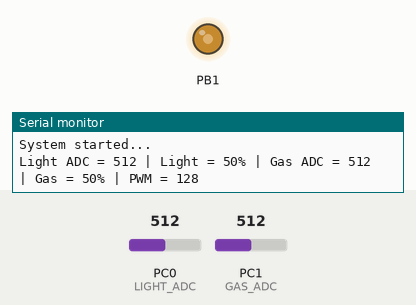
Bench run of a program on a simulated ATmega328P, built with avr-gcc and emulated at 16 MHz (the files do not name the chip). On the bench: output pins drawn as LEDs (lit = HIGH), the last lines printed to the serial monitor. Inputs (shaded band) come from the test bench; at power-on: PC1 (GAS_ADC) = 512, PC0 (LIGHT_ADC) = 512.

Above: at 1.2 s.
1.3 s: PC1 (GAS_ADC) set to 716
At 1.7 s:
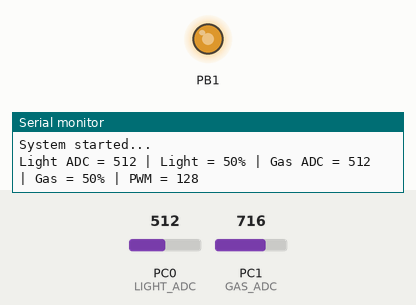
2.8 s: PC1 (GAS_ADC) set to 900
At 3.5 s:
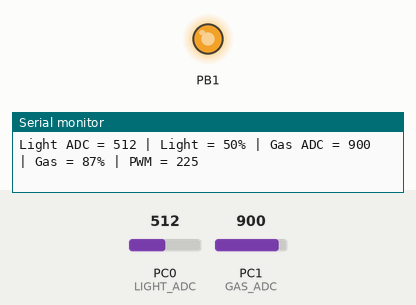
4.3 s: PC1 (GAS_ADC) set to 122
At 5.1 s:
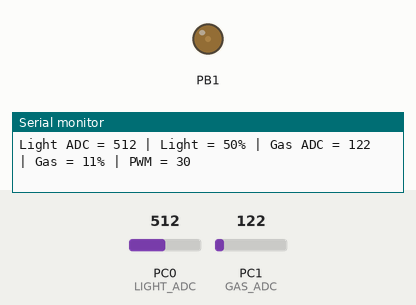
5.8 s: PC1 (GAS_ADC) set to 0
At 6.3 s:
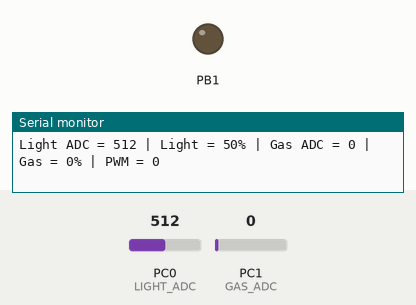
Timing chart, 0 to 8.3 s (numbered marks = the images above; inputs shaded):
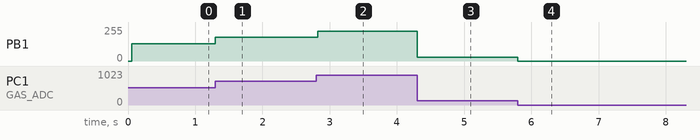

The program:

main.cpp
```cpp
#define F_CPU 16000000UL

#include <avr/io.h>
#include <avr/interrupt.h>
#include <stdint.h>
#include <stdio.h>

#define LIGHT_ADC 0
#define GAS_ADC   1

volatile uint8_t f10 = 0;
volatile uint8_t f20 = 0;
volatile uint8_t f100 = 0;
volatile uint8_t f1000 = 0;

volatile uint16_t light_adc = 0;
volatile uint16_t gas_adc = 0;

uint16_t light = 0;
uint16_t gas = 0;
uint8_t light_pct = 0;
uint8_t gas_pct = 0;
uint8_t pwm = 0;

void UART_Init(void)
{
    UBRR0H = 0;
    UBRR0L = 103;
    UCSR0B = (1 << RXEN0) | (1 << TXEN0);
    UCSR0C = (1 << UCSZ01) | (1 << UCSZ00);
}

void UART_SendChar(char c)
{
    while (!(UCSR0A & (1 << UDRE0)));
    UDR0 = c;
}

void UART_SendString(const char *s)
{
    while (*s)
        UART_SendChar(*s++);
}

void ADC_Init(void)
{
    ADMUX = (1 << REFS0);

    ADCSRA = (1 << ADEN) |
             (1 << ADPS2) |
             (1 << ADPS1) |
             (1 << ADPS0);
}

uint16_t ADC_Read(uint8_t ch)
{
    ADMUX = (1 << REFS0) | (ch & 0x0F);

    ADCSRA |= (1 << ADSC);

    while (ADCSRA & (1 << ADSC));

    return ADC;
}

void Timer0_Init(void)
{
    TCCR0A = (1 << WGM01);

    TCCR0B = (1 << CS01) |
             (1 << CS00);

    OCR0A = 249;

    TIMSK0 = (1 << OCIE0A);
}

ISR(TIMER0_COMPA_vect)
{
    static uint8_t c10 = 0;
    static uint8_t c20 = 0;
    static uint8_t c100 = 0;
    static uint16_t c1000 = 0;

    if (++c10 >= 10)
    {
        c10 = 0;
        f10 = 1;
    }

    if (++c20 >= 20)
    {
        c20 = 0;
        f20 = 1;
    }

    if (++c100 >= 100)
    {
        c100 = 0;
        f100 = 1;
    }

    if (++c1000 >= 1000)
    {
        c1000 = 0;
        f1000 = 1;
    }
}

void PWM_Init(void)
{
    DDRB |= (1 << PB1);

    TCCR1A = (1 << COM1A1) |
             (1 << WGM10);

    TCCR1B = (1 << WGM12) |
             (1 << CS11) |
             (1 << CS10);

    OCR1A = 0;
}

void Task_ADC(void)
{
    light_adc = ADC_Read(LIGHT_ADC);
    gas_adc = ADC_Read(GAS_ADC);
}

void Task_PWM(void)
{
    pwm = gas_adc / 4;
    OCR1A = pwm;
}

void Task_Sensor(void)
{
    light = light_adc;
    gas = gas_adc;

    light_pct = (uint8_t)((uint32_t)light * 100 / 1023);
    gas_pct = (uint8_t)((uint32_t)gas * 100 / 1023);
}

void Task_UART(void)
{
    char buf[120];

    sprintf(buf,
            "Light ADC = %u | Light = %u%% | Gas ADC = %u | Gas = %u%% | PWM = %u\r\n",
            light,
            light_pct,
            gas,
            gas_pct,
            pwm);

    UART_SendString(buf);
}

int main(void)
{
    ADC_Init();
    UART_Init();
    PWM_Init();
    Timer0_Init();

    sei();

    UART_SendString("Practice 5 - Timer and Scheduler\r\n");
    UART_SendString("System started...\r\n\r\n");

    while (1)
    {
        if (f10)
        {
            f10 = 0;
            Task_ADC();
        }

        if (f20)
        {
            f20 = 0;
            Task_PWM();
        }

        if (f100)
        {
            f100 = 0;
            Task_Sensor();
        }

        if (f1000)
        {
            f1000 = 0;
            Task_UART();
        }
    }

    return 0;
}
```

Measured:
- after the input at 1.3 s, PB1: 128/255 → 179/255 at once
- after the input at 2.8 s, PB1: 179/255 → 225/255 at once
- after the input at 4.3 s, PB1: 225/255 → 30/255 at once
- after the input at 5.8 s, PB1: 30/255 → 0/255 at once
